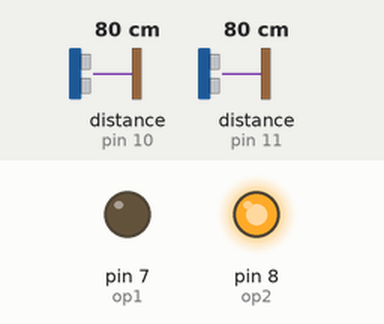
The sketch below on a simulated Arduino Uno, built with avr-gcc and run on an emulated ATmega328P. On the bench: output pins drawn as LEDs (lit = HIGH). Wiring (inferred from the names in the program): 2 × ultrasonic range finder: trigger pin 6, echo pin 10 / trigger pin 9, echo pin 11. The inputs (shaded band) are chosen by the test bench; at power-on: distance to the obstacle (sensors on pin 10, pin 11) 80 cm. The echo pulse lasts 58.3 µs per cm; pins used as bus, display or sensor lines are not drawn; what the sketch prints to the serial monitor is not drawn.

Above: at 1.2 s.
1.3 s: distance to the obstacle (sensor on pin 10) set to 86 cm
At 2.5 s:
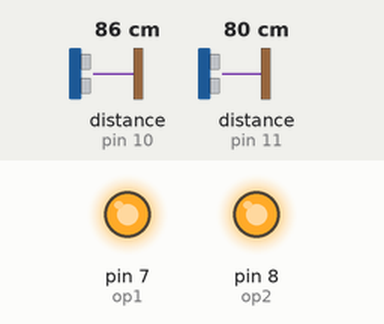
2.8 s: distance to the obstacle (sensor on pin 10) set to 2 cm
At 3.8 s:
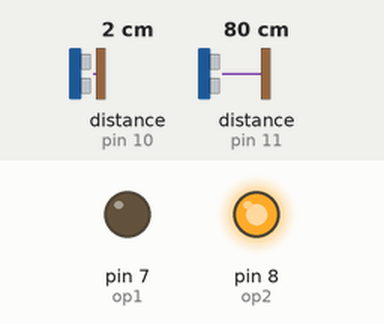
4.3 s: distance to the obstacle (sensor on pin 10) set to 120 cm
At 4.9 s:
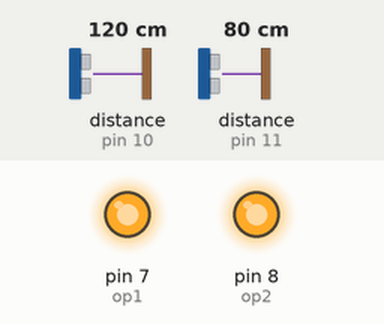
Timing chart, 0 to 7.3 s (numbered marks = the images above; inputs shaded):
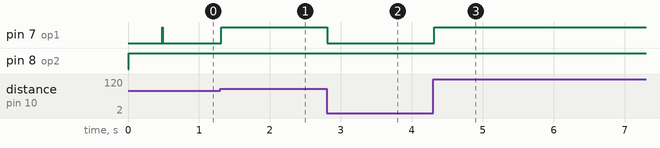

The sketch:

wall-follower.ino
```cpp
// defines pins numbers
const int trigPin1 = 6;
const int trigPin2 = 9;
const int echoPin1 = 10;
const int echoPin2 = 11;
const int op1=7;
const int op2=8;
long dist1,dist2,duration1,duration2;
void setup(){
  pinMode(trigPin1,OUTPUT);
  pinMode(trigPin2,OUTPUT);
  pinMode(op1,OUTPUT);
  pinMode(op2,OUTPUT);
  pinMode(echoPin1,INPUT);
  pinMode(echoPin2,INPUT);
  Serial.begin(9600);
}
void loop(){
  digitalWrite(trigPin1, LOW);
  delayMicroseconds(2);
  digitalWrite(trigPin1,HIGH);
  delayMicroseconds(10);
  digitalWrite(trigPin1, LOW);
  duration1 = pulseIn(echoPin1, HIGH);
  digitalWrite(trigPin2, LOW);
  delayMicroseconds(2);
  digitalWrite(trigPin2,HIGH);
  delayMicroseconds(10);
  digitalWrite(trigPin2, LOW);
  duration2 = pulseIn(echoPin2, HIGH);
  dist1= duration1*0.034/2;
  dist2= duration2*0.034/2;
  if(dist1>dist2){
    digitalWrite(op1,HIGH);
    digitalWrite(op2,HIGH);
    }
   else{
    digitalWrite(op2,HIGH);
    digitalWrite(op1,LOW);
    }
  Serial.println(dist1);
  Serial.println(dist2);
  Serial.println(" ");
  }
```

Measured:
- the behaviour switches between 80 and 81 cm on distance to the obstacle (sensor on pin 10) (found by bisection; images 0 and 1)
- after the input at 1.3 s, pin 7 (op1): LOW → HIGH at once
- after the input at 2.8 s, pin 7 (op1): HIGH → LOW at once
- after the input at 4.3 s, pin 7 (op1): LOW → HIGH at once
